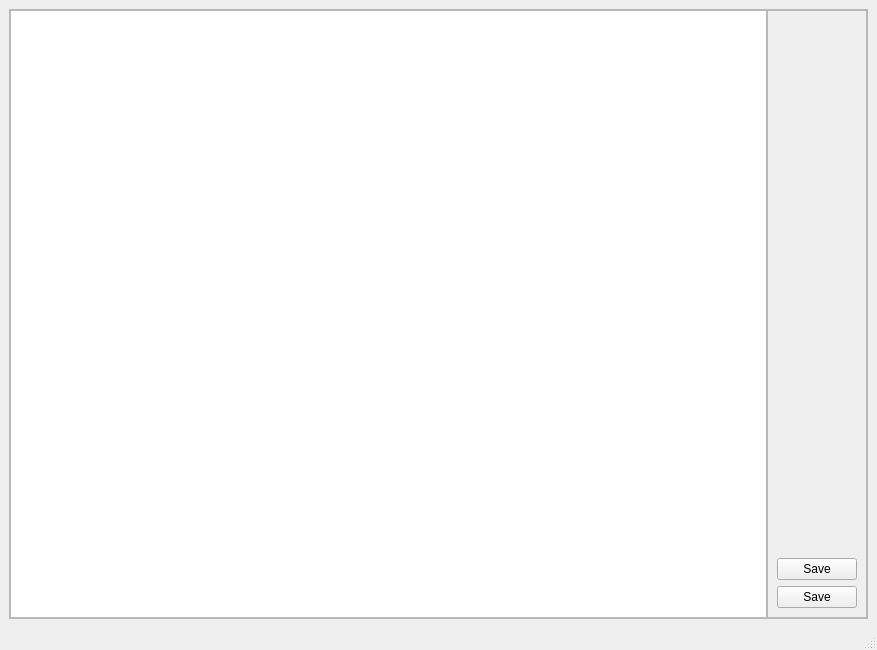
<?xml version="1.0" encoding="UTF-8"?>
<ui version="4.0">
 <class>RateWindow</class>
 <widget class="QMainWindow" name="RateWindow">
  <property name="geometry">
   <rect>
    <x>0</x>
    <y>0</y>
    <width>877</width>
    <height>650</height>
   </rect>
  </property>
  <property name="windowTitle">
   <string>Rates</string>
  </property>
  <widget class="QWidget" name="centralwidget">
   <layout class="QVBoxLayout" name="verticalLayout">
    <item>
     <widget class="QFrame" name="frame">
      <property name="frameShape">
       <enum>QFrame::StyledPanel</enum>
      </property>
      <property name="frameShadow">
       <enum>QFrame::Plain</enum>
      </property>
      <layout class="QHBoxLayout" name="horizontalLayout">
       <property name="spacing">
        <number>0</number>
       </property>
       <property name="leftMargin">
        <number>0</number>
       </property>
       <property name="topMargin">
        <number>0</number>
       </property>
       <property name="rightMargin">
        <number>0</number>
       </property>
       <property name="bottomMargin">
        <number>0</number>
       </property>
       <item>
        <widget class="QTableWidget" name="rate_tWidget"/>
       </item>
       <item>
        <widget class="QFrame" name="frame_2">
         <property name="frameShape">
          <enum>QFrame::StyledPanel</enum>
         </property>
         <property name="frameShadow">
          <enum>QFrame::Raised</enum>
         </property>
         <layout class="QVBoxLayout" name="verticalLayout_2">
          <item>
           <spacer name="verticalSpacer">
            <property name="orientation">
             <enum>Qt::Vertical</enum>
            </property>
            <property name="sizeHint" stdset="0">
             <size>
              <width>20</width>
              <height>40</height>
             </size>
            </property>
           </spacer>
          </item>
          <item>
           <widget class="QPushButton" name="saveEdit_btn">
            <property name="text">
             <string>Save</string>
            </property>
           </widget>
          </item>
          <item>
           <widget class="QPushButton" name="save_btn">
            <property name="text">
             <string>Save</string>
            </property>
           </widget>
          </item>
         </layout>
        </widget>
       </item>
      </layout>
     </widget>
    </item>
   </layout>
  </widget>
  <widget class="QMenuBar" name="menubar">
   <property name="geometry">
    <rect>
     <x>0</x>
     <y>0</y>
     <width>877</width>
     <height>22</height>
    </rect>
   </property>
  </widget>
  <widget class="QStatusBar" name="statusbar"/>
 </widget>
 <resources/>
 <connections/>
</ui>
